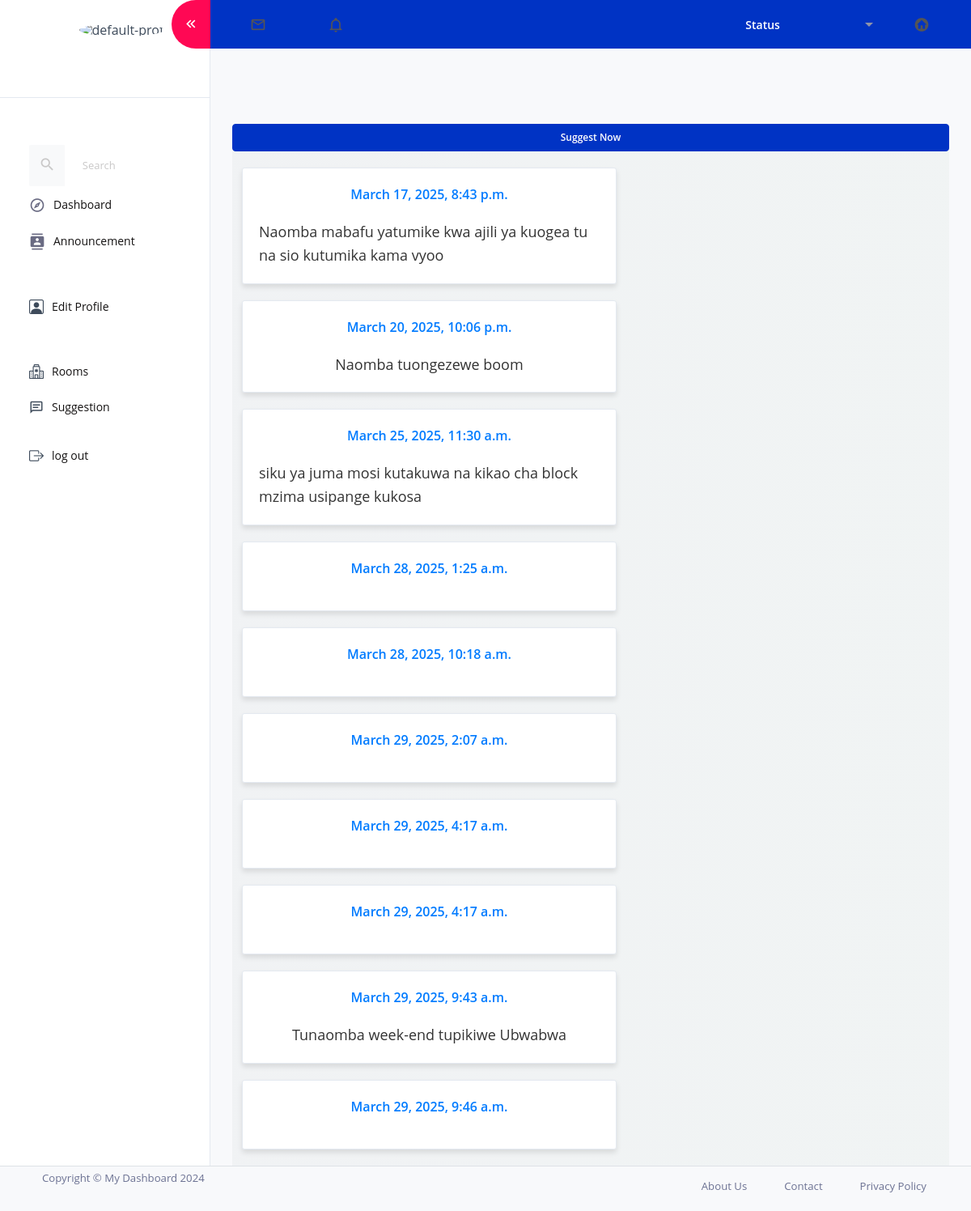
/suggestion/, run on the app's committed database.
### updates/models.py (models this page shows)
class Suggestion(models.Model):
    suggestion=models.TextField(max_length=250,blank=True,null=True)
    time=models.DateTimeField(auto_now_add=True)

### updates/views.py (the view)
# urls.py: path('suggestion/',views.studentSuggestion,name='suggestion'),
def studentSuggestion(request):
    if request.method == 'POST':
        form = Suggestions(request.POST)
        if form.is_valid():
            form.save()
            return redirect('suggestion')  # Replace 'suggestion' with your success URL name
        else:
            return render(request, 'update/suggestion.html', {"suggestion": form["suggestion"]}) # Pass just the suggestion field.
    else:
        form = Suggestions()
        suggestions=Suggestion.objects.all()
    return render(request, 'update/suggestion.html', {"suggestions":suggestions,"suggestion": form["suggestion"]}) # Pass just the suggestion field.

### templates/update/suggestion.html (shortened to what this page needs)
{% extends 'accomodation/base.html' %}
{% block content %}
<button type="button" class="btn btn-primary" data-bs-toggle="modal" data-bs-target="#exampleModal">
  Suggest Now
</button>
   <div class="container" style="width:100%;">
    {%for suggestion in suggestions%}
            <div class="card full-width-card w-100 ">
              <p class="card-text"><strong>{{suggestion.time}}</strong></p>
              <h1 class="card-text">
                {{suggestion.suggestion}}
              </h1>
            </div> <br>
            {% endfor %}
   </div>
{% endblock %}

### static/accomodate/dashboard.css (style rules this page uses)
.container { display: flex; justify-content: center; align-items: center; height: 100vh; background: linear-gradient(to right, hsl(210, 14%, 95%), hsl(180, 13%, 95%)); padding: 20px; }
.card h1 { font-size: 24px; color: #333; margin-bottom: 15px; font-weight: bold; }
.card p { font-size: 16px; color: #555; margin-bottom: 10px; }
.card strong { color: #bec2c7; }
.full-width-card { width: 100%; max-width: 1000px; margin: 0 auto; border-radius: 12px; background-color: #fff; }

### static/updates/suggestions.css (style rules this page uses)
body { background: #f4f7f9; font-family: 'Arial', sans-serif; }
.btn-primary { width: 100%; padding: 12px; font-size: 18px; font-weight: bold; border-radius: 6px; background: #007bff; border: none; transition: 0.3s; }
.card { background: white; padding: 20px; border-radius: 10px; box-shadow: 0px 3px 10px rgba(0, 0, 0, 0.1); margin-bottom: 15px; width: 80%; max-width: 800px; text-align: center; }
.card p { font-size: 14px; color: gray; font-weight: bold; }
.card h1 { font-size: 20px; color: #333; font-weight: normal; }
.container { display: flex; flex-direction: column; align-items: center; justify-content: center; padding: 20px; }
.card { background-color: #ffffff; border-radius: 12px; box-shadow: 0px 4px 15px rgba(0, 0, 0, 0.1); padding: 20px; margin-bottom: 20px; width: 100%; max-width: 800px; transition: transform 0.3s ease, box-shadow 0.3s ease; text-align: left; color: #333; }
.card .card-text strong { font-size: 16px; color: #007bff; font-weight: 600; display: block; margin-bottom: 10px; }
.card h1 { font-size: 18px; color: #333; font-weight: 400; line-height: 1.6; margin: 0; }

### static/accomodate/base.css (style rules this page uses)
.card { border-radius: 6px; background-color: rgb(240, 248, 255); box-shadow: rgb(240, 248, 255); margin: 5px; padding: 100%; width: 100%; display: flex; padding-left: 10px; padding-right: 10px; justify-content: space-between; align-items: center; border: solid; box-sizing: border-box; box-sizing: content-box; flex-direction: row; height: 100%; }
.full-width-card { width: 100%; max-width: 600px; margin: auto; padding: 20px; border-radius: 10px; box-shadow: 0px 4px 6px rgba(0, 0, 0, 0.1); }
.container { display: grid; grid-template-columns: repeat(2, 1fr); grid-template-rows: auto auto; gap: 20px; padding: 20px; flex-wrap: wrap; height: auto; }

### data on the page
Suggestion: time "March 17, 2025, 8:43 p.m.", suggestion "Naomba mabafu yatumike kwa ajili ya kuogea tu na sio kutumika kama vyoo"
Suggestion: time "March 20, 2025, 10:06 p.m.", suggestion "Naomba tuongezewe boom"
Suggestion: time "March 25, 2025, 11:30 a.m.", suggestion "siku ya juma mosi kutakuwa na kikao cha block mzima usipange kukosa"
Suggestion: time "March 28, 2025, 1:25 a.m."
Suggestion: time "March 28, 2025, 10:18 a.m."
Suggestion: time "March 29, 2025, 2:07 a.m."
Suggestion: time "March 29, 2025, 4:17 a.m."
Suggestion: time "March 29, 2025, 4:17 a.m."
Suggestion: time "March 29, 2025, 9:43 a.m.", suggestion "Tunaomba week-end tupikiwe Ubwabwa"
Suggestion: time "March 29, 2025, 9:46 a.m."
